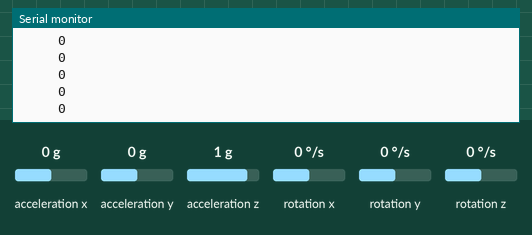
Simulated run of this sketch. Board: Arduino Uno, built with avr-gcc and run on an emulated ATmega328P. Shown: the last lines printed to the serial monitor. The test bench sets the inputs (shaded band); at power-on: acceleration x 0 g, acceleration y 0 g, acceleration z 1 g, rotation x 0 °/s, rotation y 0 °/s, rotation z 0 °/s.

Above: at 1.2 s.
1.3 s: acceleration x set to -1.4 g
At 1.33 s:
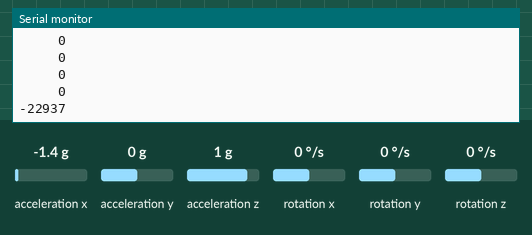
3.2 s: acceleration x set to 0.8 g
At 3.36 s:
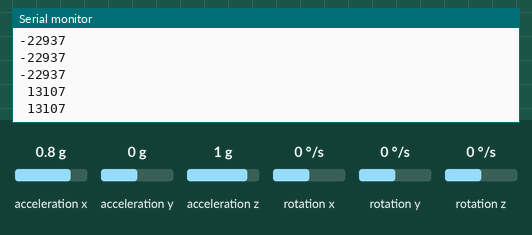

Measured:
- after the input at 1.3 s, the serial monitor: prints a new line at once (image 1)
- after the input at 3.2 s, the serial monitor: prints a new line after 0.05 s (image 2)

The sketch:

SerialData.ino
```cpp
#include <Wire.h>
#include <LSM303.h>

LSM303 compass;

char report[80];

void setup()
{
  Serial.begin(9600);
  Wire.begin();
  compass.init();
  compass.enableDefault();
}

void loop()
{
  compass.read();

  snprintf(report, sizeof(report), "%6d",
    compass.a.x);
  Serial.println(report);

  delay(100);
}
```
